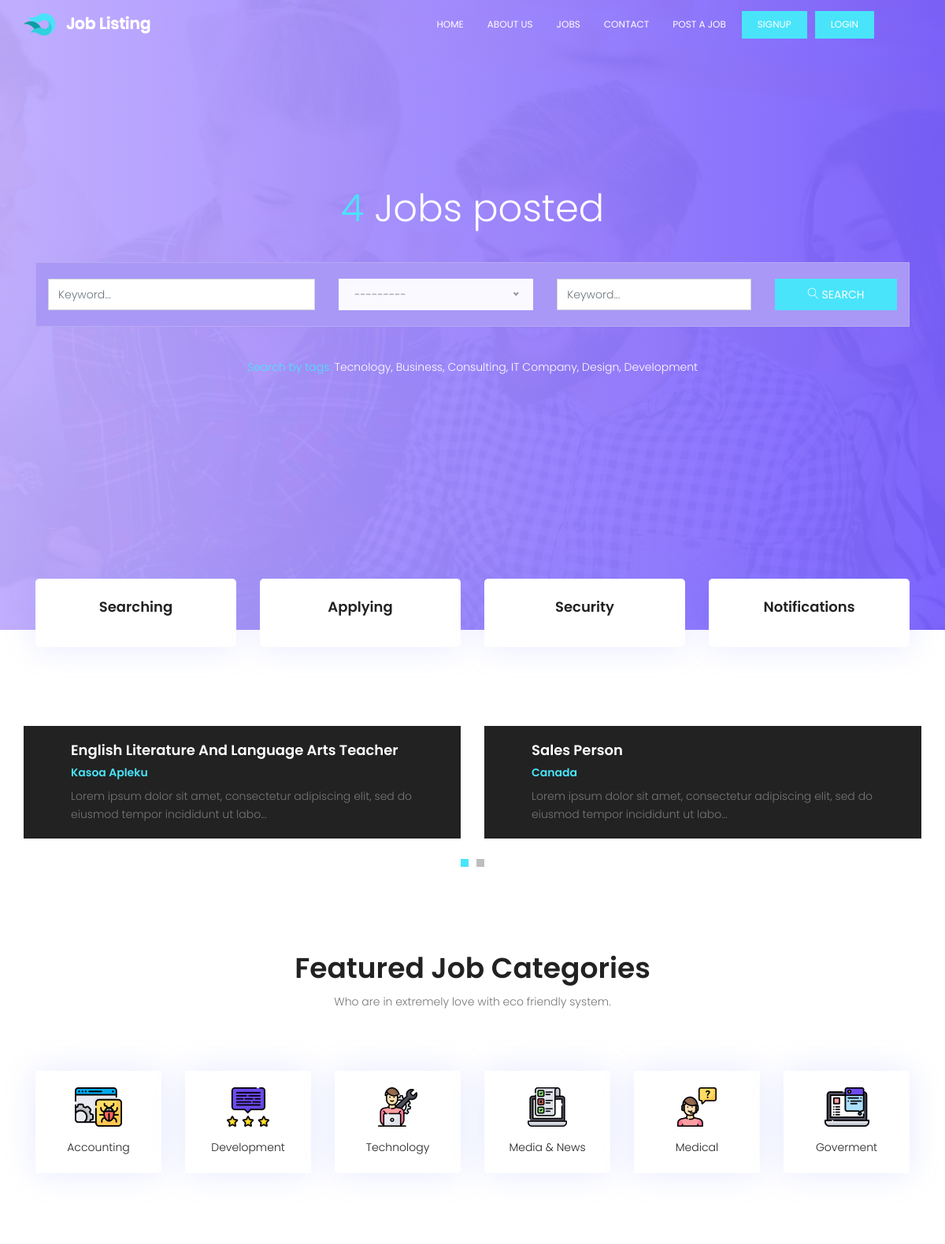
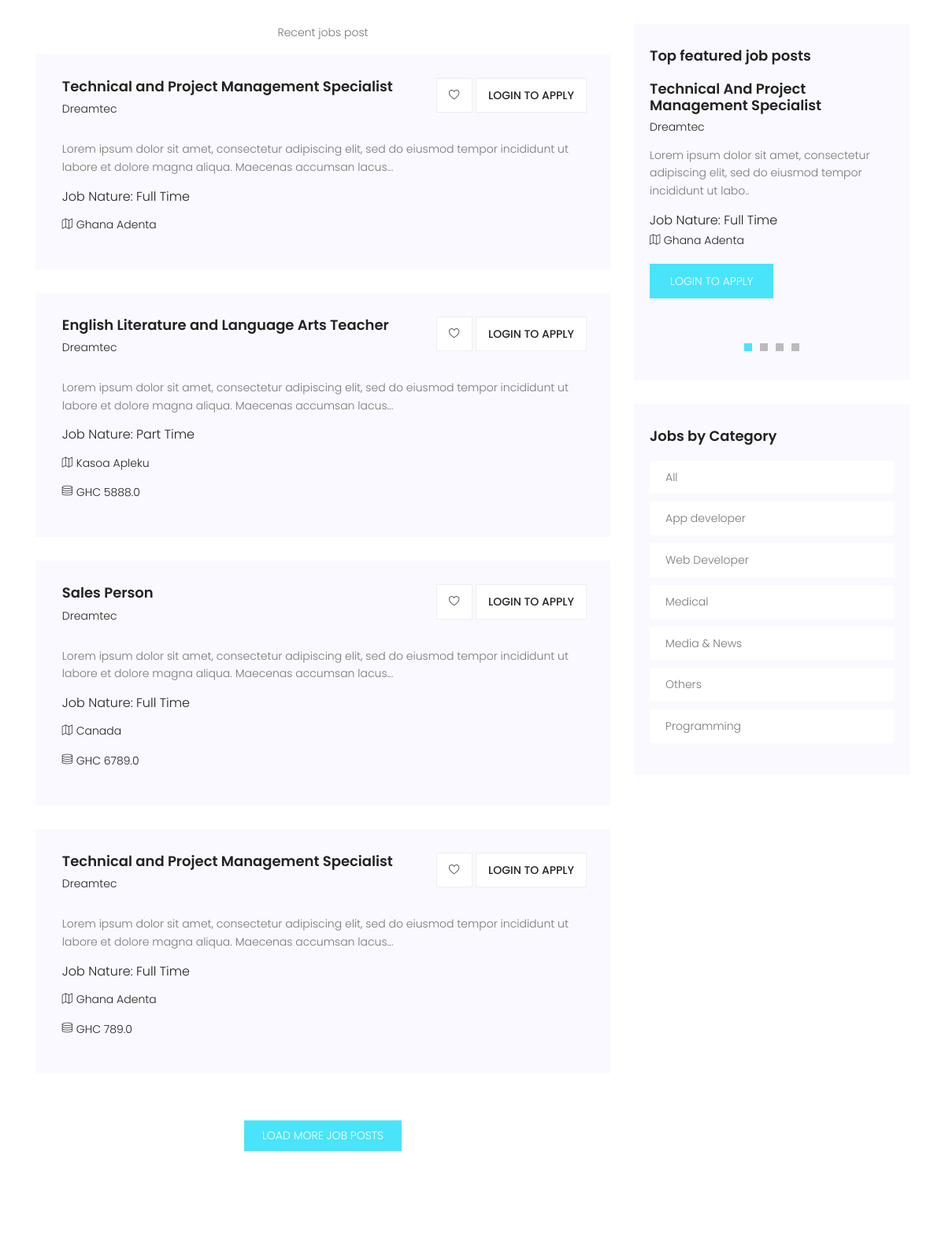
The page / (upper part) on the database its author committed (2 pictures, top to bottom).
### portal/models.py (models this page shows, shortened)
class Job(models.Model):
    company_name = models.CharField(max_length=200)
    job_title = models.CharField(max_length=200)
    company_email = models.EmailField(blank=True, null=True)
    category = models.ForeignKey(
        Category, on_delete=models.CASCADE, default='Others')
    job_type = models.CharField(max_length=20, choices=_job_Type, default=1)
    description = RichTextField()
    location = models.CharField(max_length=150)
    salary = models.FloatField(blank=True, null=True)
    application_url = models.URLField(blank=True, null=True)
    slug = models.SlugField(blank=True, null=True)
    created = models.DateTimeField(auto_now_add=True)
    featured = models.BooleanField(default=False)
    approved = models.BooleanField(default=True)
    class Meta:
        ordering = ['-created']

class Category(models.Model):
    category = models.CharField(max_length=100)
    created = models.DateTimeField(auto_now_add=True)
    class Meta:
        verbose_name_plural = 'Categories'
        ordering = ['-id']
    def __str__(self):
        return self.category

### portal/views.py (the view)
# urls.py: path('', homePage, name="home"),
def homePage(request):
    filters = JobFilter(
        request.GET, queryset=Job.objects.filter(approved=True))
    context = {
        'filters': filters
    }
    return render(request, 'portal/index.html', context)

### portal/context_processors.py (called while the page is built)
def Processors(request):
    jobs = Job.objects.filter(approved=True).order_by('-created')
    categories = Category.objects.all().order_by('-id')
    blogs = Blog.objects.filter(published=True).order_by('-id')
    blog_count = blogs.count()
    return {
        'categories': categories,
        'jobs': jobs,
        'blog_count': blog_count,
        'blogs': blogs,
    }

### templates/portal/index.html (shortened to what this page needs)
{% extends 'base.html' %}
{% load static %}
{% block content %}
			<section class="banner-area relative" id="home">
				<div class="container">
					<div class="row fullscreen d-flex align-items-center justify-content-center">
						<div class="banner-content col-lg-12">
							<h1 class="text-white">
								<span>{{jobs.count}}</span> Jobs posted
							</h1>
							<form action="" method="GET" class="serach-form-area">
								<div class="row justify-content-center form-wrap">
									<div class="col-lg-4 form-cols">
									{{filters.form.job_title}}
									</div>
									<div class="col-lg-3 form-cols">
									<div class="default-select" id="default-selects">
									</div>
									</div>
									<div class="col-lg-3 form-cols">
									{{filters.form.location}}
									</div>
									<div class="col-lg-2 form-cols">
									    <button type="submit" class="btn btn-info">
									      <span class="lnr lnr-magnifier"></span> Search
									    </button>
									</div>
								</div>
							</form>
							<p class="text-white"> <span>Search by tags:</span> Tecnology, Business, Consulting, IT Company, Design, Development</p>
						</div>
					</div>
				</div>
			</section>
			<section class="features-area">
				<div class="container">
					<div class="row">
						<div class="col-lg-3 col-md-6">
							<div class="single-feature">
								<h4>Searching</h4>
							</div>
						</div>
						<div class="col-lg-3 col-md-6">
							<div class="single-feature">
								<h4>Applying</h4>
							</div>
						</div>
						<div class="col-lg-3 col-md-6">
							<div class="single-feature">
								<h4>Security</h4>
							</div>
						</div>
						<div class="col-lg-3 col-md-6">
							<div class="single-feature">
								<h4>Notifications</h4>
							</div>
						</div>
					</div>
				</div>
			</section>
			<section class="popular-post-area pt-100">
				<div class="container">
					<div class="row align-items-center">
						<div class="active-popular-post-carusel">
							{% for job in jobs %}
							{% if job.featured == True %}
							<div class="single-popular-post d-flex flex-row">
								<div class="details">
									<a href="{% url 'detail' job.slug %}"><h4>{{job.job_title|title}}</h4></a>
									<h6>{{job.location}}</h6>
									<p>
									{{job.description|slice:":100"|safe}}...
									</p>
								</div>
							</div>
							{% endif %}
							{% endfor %}
						</div>
					</div>
				</div>
			</section>
			<section class="feature-cat-area pt-100" id="category">
				<div class="container">
					<div class="row d-flex justify-content-center">
						<div class="menu-content pb-60 col-lg-10">
							<div class="title text-center">
								<h1 class="mb-10">Featured Job Categories</h1>
								<p>Who are in extremely love with eco friendly system.</p>
							</div>
						</div>
					</div>
					<div class="row">
						<div class="col-lg-2 col-md-4 col-sm-6">
							<div class="single-fcat">
								<a href="{% url 'jobs' %}">
									<img src="{% static 'img/o1.png' %}" alt="">
								</a>
								<p>Accounting</p>
							</div>
						</div>
						<div class="col-lg-2 col-md-4 col-sm-6">
							<div class="single-fcat">
								<a href="{% url 'jobs' %}">
									<img src="{% static 'img/o2.png' %}" alt="">
								</a>
								<p>Development</p>
							</div>
						</div>
						<div class="col-lg-2 col-md-4 col-sm-6">
							<div class="single-fcat">
								<a href="{% url 'jobs' %}">
									<img src="{% static 'img/o3.png' %}" alt="">
								</a>
								<p>Technology</p>
							</div>
						</div>
						<div class="col-lg-2 col-md-4 col-sm-6">
							<div class="single-fcat">
								<a href="{% url 'jobs' %}">
									<img src="{% static 'img/o4.png' %}" alt="">
								</a>
								<p>Media & News</p>
							</div>
						</div>
						<div class="col-lg-2 col-md-4 col-sm-6">
							<div class="single-fcat">
								<a href="{% url 'jobs' %}">
									<img src="{% static 'img/o5.png' %}" alt="">
								</a>
								<p>Medical</p>
							</div>
						</div>
						<div class="col-lg-2 col-md-4 col-sm-6">
							<div class="single-fcat">
								<a href="{% url 'jobs' %}">
									<img src="{% static 'img/o6.png' %}" alt="">
								</a>
								<p>Goverment</p>
							</div>
						</div>
					</div>
				</div>
			</section>
			<section class="post-area section-gap">
				<div class="container">
					<div class="row justify-content-center d-flex">
						<div class="col-lg-8 post-list">
							<p class="text-center">Recent jobs post</p>
							{% for job in jobs|slice:":5" %}
							<div class="single-post d-flex flex-row">
								<div class="details">
									<div class="title d-flex flex-row justify-content-between">
										<div class="titles">
											<a href="{% url 'detail' job.slug %}"><h4>{{job.job_title}}</h4></a>
											<h6>{{job.company_name}}</h6>
										</div>
										<ul class="btns">
											<li><a href="{% url 'detail' job.slug %}"><span class="lnr lnr-heart"></span></a></li>
											{% if request.user.is_authenticated %}
											<li><a href="{% url 'detail' job.slug %}">Apply</a></li>
											{% else %}
											<li><a href="{% url 'login' %}">Login to apply</a></li>
											{% endif %}
										</ul>
									</div>
									<p>
									{{job.description|slice:":150"|safe}}...
									</p>
									<h5>Job Nature: {{job.job_type}}</h5>
									<p class="address"><span class="lnr lnr-map"></span> {{job.location}}</p>
									{% if job.salary %}
									<p class="address"><span class="lnr lnr-database"></span> GHC {{job.salary}}</p>
									{% endif %}
								</div>
							</div>
							{% endfor %}
							<a class="text-uppercase loadmore-btn mx-auto d-block" href="{% url 'jobs' %}">Load More job Posts</a>
						</div>
						<div class="col-lg-4 sidebar">
							<div class="single-slidebar">
								<h4>Top featured job posts</h4>
								<div class="active-relatedjob-carusel">
								{% for job in jobs|slice:":4" %}
									<div class="single-rated">
										<a href="{% url 'detail' job.slug %}"><h4>{{job.job_title|title}}</h4></a>
										<h6>{{job.company_name|title}}</h6>
										<p>
										{{job.description|slice:":100"|safe}}..
										</p>
										<h5>Job Nature: {{job.job_type}}</h5>
										<p class="address"><span class="lnr lnr-map"></span> {{job.location}}</p>
										{% if request.user.is_authenticated %}
										<a href="{% url 'detail' job.slug %}" class="btns text-uppercase">Apply job</a>
										{% else %}
										<a href="{% url 'login' %}" class="btns text-uppercase">Login to apply</a>
										{% endif %}
									</div>
								{% endfor %}
								</div>
							</div>
								<div class="single-slidebar">
								<h4>Jobs by Category </h4>
								<ul class="cat-list">
								<li>
									<a class="justify-content-between d-flex" href="{% url 'jobs' %}">
									<p>All</p>
									</a>
									</li>
								{% for category in categories|slice:":10" %}
									<li>
									<a class="justify-content-between d-flex" href="{% url 'jobs' %}?category={{category.category}}">
									<p>{{category.category}}</p>
									</a>
									</li>
								{% endfor %}
								</ul>
							</div>
						</div>
					</div>
				</div>
			</section>
{% endblock content %}

### rows shown on the page
Job: job_title "English Literature And Language Arts Teacher", location "Kasoa Apleku", description "Lorem ipsum dolor sit amet, consectetur adipiscing elit, sed do eiusmod tempor incididunt ut labo", job_title "English Literature and Language Arts Teacher", company_name "Dreamtec", description "Lorem ipsum dolor sit amet, consectetur adipiscing elit, sed do eiusmod tempor incididunt ut labore et dolore magna aliqua. Maecenas accumsan lacus", job_type "Part Time", salary "5888.0"
Job: job_title "Sales Person", location "Canada", description "Lorem ipsum dolor sit amet, consectetur adipiscing elit, sed do eiusmod tempor incididunt ut labo", company_name "Dreamtec", description "Lorem ipsum dolor sit amet, consectetur adipiscing elit, sed do eiusmod tempor incididunt ut labore et dolore magna aliqua. Maecenas accumsan lacus", job_type "Full Time", salary "6789.0"
Job: job_title "Technical and Project Management Specialist", company_name "Dreamtec", description "Lorem ipsum dolor sit amet, consectetur adipiscing elit, sed do eiusmod tempor incididunt ut labore et dolore magna aliqua. Maecenas accumsan lacus", job_type "Full Time", location "Ghana Adenta", job_title "Technical And Project Management Specialist", description "Lorem ipsum dolor sit amet, consectetur adipiscing elit, sed do eiusmod tempor incididunt ut labo"
Job: job_title "Technical and Project Management Specialist", company_name "Dreamtec", description "Lorem ipsum dolor sit amet, consectetur adipiscing elit, sed do eiusmod tempor incididunt ut labore et dolore magna aliqua. Maecenas accumsan lacus", job_type "Full Time", location "Ghana Adenta", salary "789.0"
Category: category "App developer"
Category: category "Web Developer"
Category: category "Medical"
Category: category "Media & News"
Category: category "Others"
Category: category "Programming"

### other values the page prints
{{ jobs.count }} "4"
